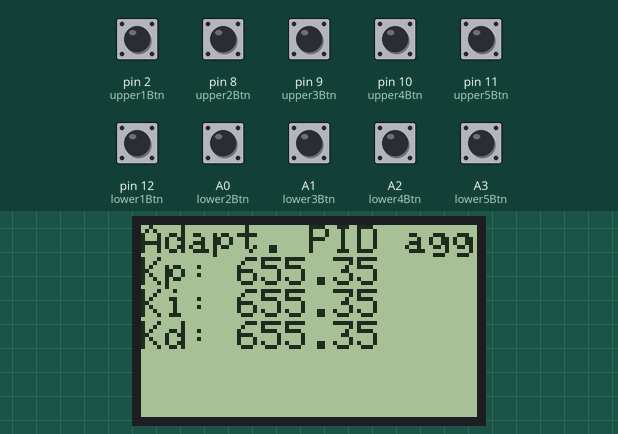
A sketch run on a simulated Arduino Uno, built with avr-gcc and run on an emulated ATmega328P. Parts: 84×48 one-colour display. The inputs (shaded band) are chosen by the test bench; at power-on: A0 (lower2Btn), A1 (lower3Btn), A2 (lower4Btn), A3 (lower5Btn), pin 2 (upper1Btn), pin 8 (upper2Btn), pin 9 (upper3Btn), pin 10 (upper4Btn), pin 11 (upper5Btn), pin 12 (lower1Btn) LOW. EEPROM starts erased; what the sketch prints to the serial monitor is not drawn.

Above: at 1.2 s.
1.3 s: pin 2 (upper1Btn) pulled HIGH for 0.15 s
At 2.4 s:
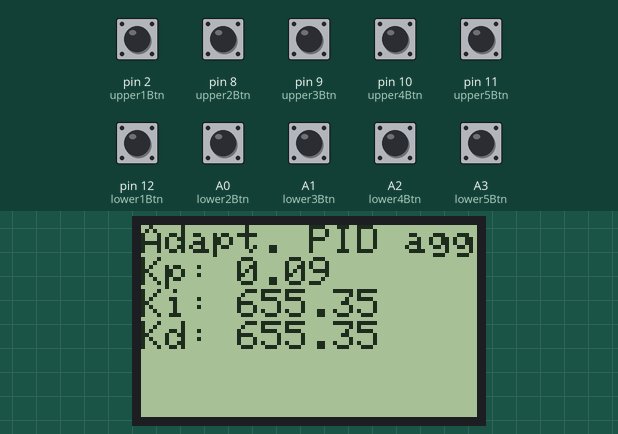
2.9 s: pin 11 (upper5Btn) pulled HIGH for 0.15 s
At 3.6 s:
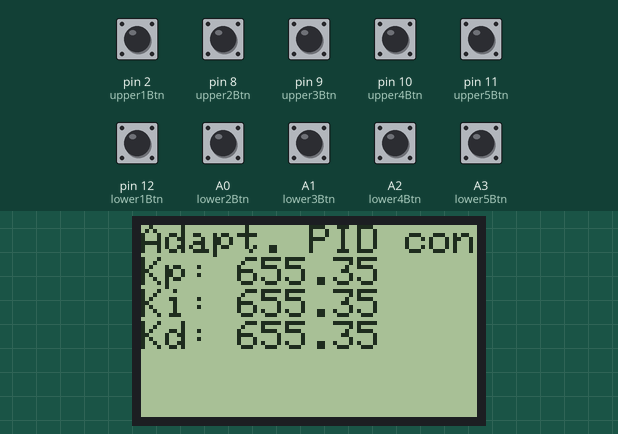
4.5 s: pin 11 (upper5Btn) pulled HIGH for 1 s
At 6.0 s:
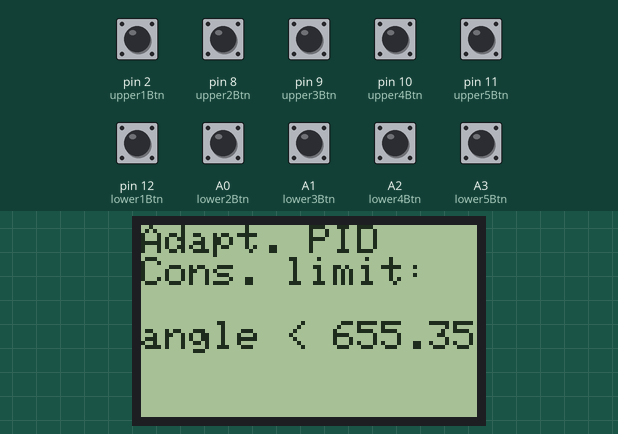
7.0 s: pin 11 (upper5Btn) pulled HIGH for 0.15 s
At 7.9 s:
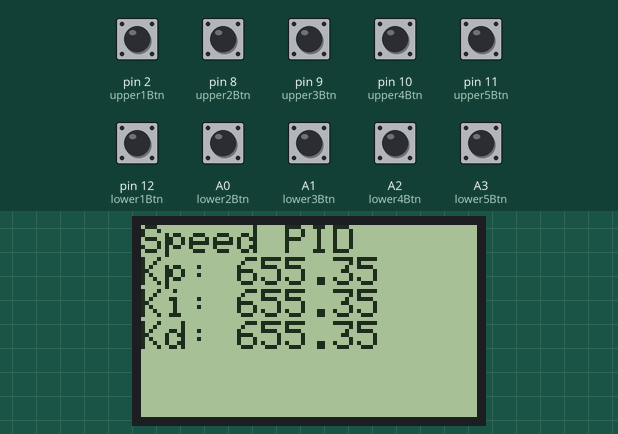
8.6 s: pin 11 (upper5Btn) pulled HIGH for 0.15 s
At 9.0 s:
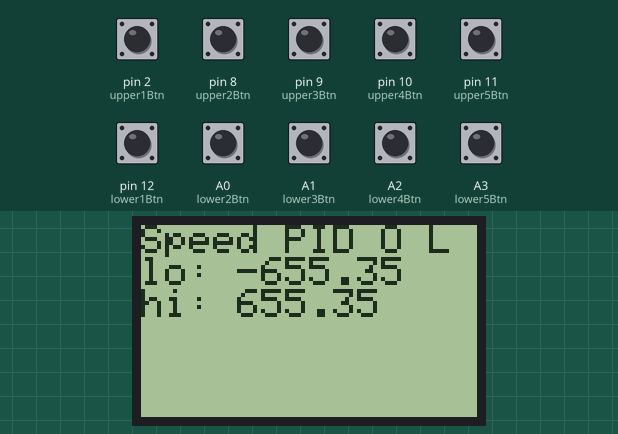
10.2 s: pin 11 (upper5Btn) pulled HIGH for 1 s
At 11.5 s:
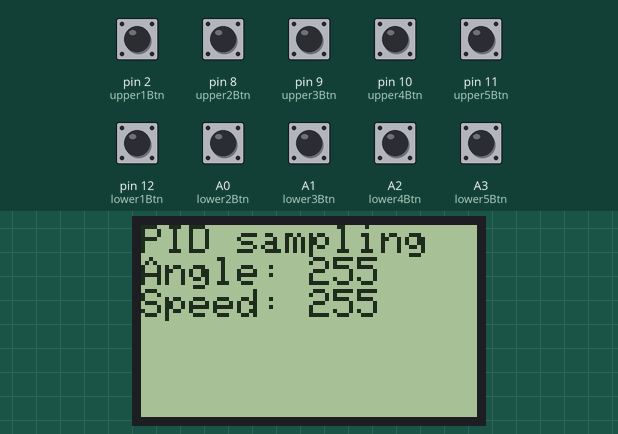
Timing chart, 0 to 13.2 s (numbered marks = the images above; inputs shaded):
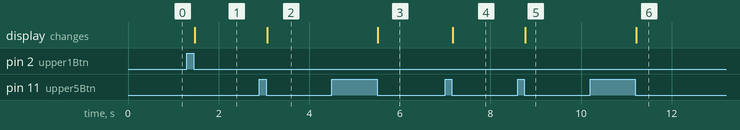

Measured:
- after the input at 1.3 s, the display: changes after 0.17 s (image 1)
- after the input at 2.9 s, the display: changes after 0.17 s (image 2)
- after the input at 4.5 s, the display: changes after 1.0 s (image 3)
- after the input at 7.0 s, the display: changes after 0.17 s (image 4)
- after the input at 8.6 s, the display: changes after 0.17 s (image 5)
- after the input at 10.2 s, the display: changes after 1.0 s (image 6)

The sketch:

selfbalancingrobot_console.ino
```cpp
#include <Adafruit_GFX.h>
#include <Adafruit_PCD8544.h>
#include <Button.h>        //github.com/JChristensen/Button
#include <EEPROM.h>
#include <Wire.h>

// pin 7 - Serial clock out (SCLK)
// pin 6 - Serial data out (DIN)
// pin 5 - Data/Command select (D/C)
// pin 4 - LCD chip select (CS)
// pin 3 - LCD reset (RST)
Adafruit_PCD8544 display = Adafruit_PCD8544(7, 6, 5, 4, 3);

#define NUMFLAKES 10
#define XPOS 0
#define YPOS 1
#define DELTAY 2

#define LOGO16_GLCD_HEIGHT 16
#define LOGO16_GLCD_WIDTH  16
static unsigned char __attribute__ ((progmem)) logo16_glcd_bmp[]={
  0x30, 0xf0, 0xf0, 0xf0, 0xf0, 0x30, 0xf8, 0xbe, 0x9f, 0xff, 0xf8, 0xc0, 0xc0, 0xc0, 0x80, 0x00,
  0x20, 0x3c, 0x3f, 0x3f, 0x1f, 0x19, 0x1f, 0x7b, 0xfb, 0xfe, 0xfe, 0x07, 0x07, 0x07, 0x03, 0x00, };

struct Configure {
  word speedPIDKp;
  word speedPIDKi;
  word speedPIDKd;
  word speedPidOutputLowerLimit;
  word speedPidOutputHigherLimit;
  word anglePIDAggKp;
  word anglePIDAggKi;
  word anglePIDAggKd;
  word anglePIDConKp;
  word anglePIDConKi;
  word anglePIDConKd;
  word anglePIDLowerLimit;
  uint8_t anglePIDSampling;
  uint8_t speedPIDSampling;
  uint8_t angleSensorSampling;
  uint8_t motorSpeedSensorSampling;
  uint8_t v1;
  uint8_t v2;
  uint8_t v3;
  uint8_t v4;
};
Configure configuration = {
  1,2,3,4,5,6,7,8,9,10,11,12,13,14};

enum screen {
  optionsAdaptivePIDAggressive = 0,
  optionsAdaptivePIDConservative,
  optionsAdaptivePIDLimits,
  optionsSpeedPID,
  optionsSpeedPIDOutputLimits,
  optionsPIDSampling,
  optionsSensorSampling,

};

uint8_t numberOfScreens = 7;
screen activeScreen = optionsAdaptivePIDAggressive;
uint8_t activeScreenIndex = 0;

Button upper1Btn(2, false, false, 100);
Button upper2Btn(8, false, false, 100);
Button upper3Btn(9, false, false, 100);
Button upper4Btn(10, false, false, 100);
Button upper5Btn(11, false, false, 100);
Button lower1Btn(12, false, false, 100);
Button lower2Btn(A0, false, false, 100);
Button lower3Btn(A1, false, false, 100);
Button lower4Btn(A2, false, false, 100);
Button lower5Btn(A3, false, false, 100);


void setup()   {
  Serial.begin(9600);
  Serial.println("setup");

  loadConfig();
  initI2C();

  display.begin();

  drawScreen();
}
void loop() {
  upper1Btn.read();
  upper2Btn.read();
  upper3Btn.read();
  upper4Btn.read();
  upper5Btn.read();
  lower1Btn.read();
  lower2Btn.read();
  lower3Btn.read();
  lower4Btn.read();
  lower5Btn.read();

  // switch screen
  if (upper5Btn.wasReleased()) {
    activeScreen = (screen)((activeScreen+1)%numberOfScreens);
  }
  if (lower5Btn.wasReleased()){
    if (activeScreen == 0)
      activeScreen = (screen)(numberOfScreens-1);
    else
      activeScreen = (screen)(activeScreen-1);
  }

  // parameterIncrement. specifies if fine or rough paramater incrementations are used.
  float parameterIncrement = 10;
  if (lower4Btn.isPressed())
    parameterIncrement = 1;
  else if (upper4Btn.isPressed())
    parameterIncrement = 100;

  // do the button stuff for every scrren
  switch (activeScreen) {
  case optionsAdaptivePIDAggressive:
    if (upper1Btn.wasReleased())
      configuration.anglePIDAggKp += parameterIncrement;
    if (lower1Btn.wasReleased())
      configuration.anglePIDAggKp -= parameterIncrement;

    if (upper2Btn.wasReleased())
      configuration.anglePIDAggKi += parameterIncrement;
    if (lower2Btn.wasReleased())
      configuration.anglePIDAggKi -= parameterIncrement;

    if (upper3Btn.wasReleased())
      configuration.anglePIDAggKd += parameterIncrement;
    if (lower3Btn.wasReleased())
      configuration.anglePIDAggKd -= parameterIncrement;
    break;

  case optionsAdaptivePIDConservative:
    if (upper1Btn.wasReleased())
      configuration.anglePIDConKp += parameterIncrement;
    if (lower1Btn.wasReleased())
      configuration.anglePIDConKp -= parameterIncrement;

    if (upper2Btn.wasReleased())
      configuration.anglePIDConKi += parameterIncrement;
    if (lower2Btn.wasReleased())
      configuration.anglePIDConKi -= parameterIncrement;

    if (upper3Btn.wasReleased())
      configuration.anglePIDConKd += parameterIncrement;
    if (lower3Btn.wasReleased())
      configuration.anglePIDConKd -= parameterIncrement;
    break;

  case optionsAdaptivePIDLimits:
    if (upper1Btn.wasReleased())
      configuration.anglePIDLowerLimit += parameterIncrement;
    if (lower1Btn.wasReleased())
      configuration.anglePIDLowerLimit -= parameterIncrement;
    break;

  case optionsSpeedPID:
    if (upper1Btn.wasReleased())
      configuration.speedPIDKp += parameterIncrement;
    if (lower1Btn.wasReleased())
      configuration.speedPIDKp -= parameterIncrement;

    if (upper2Btn.wasReleased())
      configuration.speedPIDKi += parameterIncrement;
    if (lower2Btn.wasReleased())
      configuration.speedPIDKi -= parameterIncrement;

    if (upper3Btn.wasReleased())
      configuration.speedPIDKd += parameterIncrement;
    if (lower3Btn.wasReleased())
      configuration.speedPIDKd -= parameterIncrement;
    break;

  case optionsSpeedPIDOutputLimits:
    if (upper1Btn.wasReleased())
      configuration.speedPidOutputLowerLimit += parameterIncrement;
    if (lower1Btn.wasReleased())
      configuration.speedPidOutputLowerLimit -= parameterIncrement;
    if (upper2Btn.wasReleased())
      configuration.speedPidOutputHigherLimit += parameterIncrement;
    if (lower2Btn.wasReleased())
      configuration.speedPidOutputHigherLimit -= parameterIncrement;
    break;

  case optionsPIDSampling:
    if (upper1Btn.wasReleased())
      configuration.anglePIDSampling += (int)(parameterIncrement/10);
    if (lower1Btn.wasReleased())
      configuration.anglePIDSampling -= (int)(parameterIncrement/10);

    if (upper2Btn.wasReleased())
      configuration.speedPIDSampling += (int)(parameterIncrement/10);
    if (lower2Btn.wasReleased())
      configuration.speedPIDSampling -= (int)(parameterIncrement/10);
    break;

  case optionsSensorSampling:
    if (upper1Btn.wasReleased())
      configuration.angleSensorSampling += (int)(parameterIncrement/10);
    if (lower1Btn.wasReleased())
      configuration.angleSensorSampling -= (int)(parameterIncrement/10);

    if (upper2Btn.wasReleased())
      configuration.motorSpeedSensorSampling += (int)(parameterIncrement/10);
    if (lower2Btn.wasReleased())
      configuration.motorSpeedSensorSampling -= (int)(parameterIncrement/10);
    break;

  }
  if (upper1Btn.wasReleased() || upper2Btn.wasReleased() || upper3Btn.wasReleased() || upper4Btn.wasReleased() || upper5Btn.wasReleased()
    || lower1Btn.wasReleased() || lower2Btn.wasReleased() || lower3Btn.wasReleased() || lower4Btn.wasReleased() || lower5Btn.wasReleased()) {
    drawScreen();
    saveConfig();
    debugConfiguration();
  }
}
void drawScreen() {
  Serial.print("activeScreen: ");
  Serial.println(activeScreen);

  display.clearDisplay();
  display.setTextSize(0.2);
  display.setTextColor(BLACK);
  display.setCursor(0,0);

  switch (activeScreen) {
  case   optionsAdaptivePIDAggressive:
    display.println("Adapt. PID agg");
    display.print("Kp: ");
    display.println((float)configuration.anglePIDAggKp / 100);
    display.print("Ki: ");
    display.println((float)configuration.anglePIDAggKi / 100);
    display.print("Kd: ");
    display.print((float)configuration.anglePIDAggKd / 100);
    break;
  case   optionsAdaptivePIDConservative:
    display.println("Adapt. PID con");
    display.print("Kp: ");
    display.println((float)configuration.anglePIDConKp / 100);
    display.print("Ki: ");
    display.println((float)configuration.anglePIDConKi / 100);
    display.print("Kd: ");
    display.print((float)configuration.anglePIDConKd / 100);
    break;
  case   optionsAdaptivePIDLimits:
    display.println("Adapt. PID");
    display.println("Cons. limit:\n");
    display.print("angle < ");
    display.print((float)configuration.anglePIDLowerLimit / 100);
    break;
  case   optionsSpeedPID:
    display.println("Speed PID");
    display.print("Kp: ");
    display.println((float)configuration.speedPIDKp / 100);
    display.print("Ki: ");
    display.println((float)configuration.speedPIDKi / 100);
    display.print("Kd: ");
    display.print((float)configuration.speedPIDKd / 100);
    break;
  case   optionsSpeedPIDOutputLimits:
    display.println("Speed PID O L");
    display.print("lo: -");
    display.println((float)configuration.speedPidOutputLowerLimit / 100);
    display.print("hi: ");
    display.print((float)configuration.speedPidOutputHigherLimit / 100);
    break;
  case   optionsPIDSampling:
    display.println("PID sampling");
    display.print("Angle: ");
    display.println(configuration.anglePIDSampling);
    display.print("Speed: ");
    display.println(configuration.speedPIDSampling);
    break;
  case   optionsSensorSampling:
    display.println("Sensor samplin\n");
    display.print("Angle: ");
    display.println(configuration.angleSensorSampling);
    display.print("Motors: ");
    display.println(configuration.motorSpeedSensorSampling);
    break;
  }

  display.display();
}
void debugConfiguration() {
  Serial.print("anglePIDAggKp: ");
  Serial.println(configuration.anglePIDAggKp);
  Serial.print("anglePIDAggKi: ");
  Serial.println(configuration.anglePIDAggKi);
  Serial.print("anglePIDAggKd: ");
  Serial.println(configuration.anglePIDAggKd);
}
```

eeprom_store.ino
```cpp
// ID of the settings block
#define CONFIG_VERSION "ls1"

// Tell it where to store your config data in EEPROM
#define CONFIG_START 32

void loadConfig() {
  // To make sure there are settings, and they are YOURS!
  // If nothing is found it will use the default settings.
  /*if (//EEPROM.read(CONFIG_START + sizeof(settings) - 1) == settings.version_of_program[3] // this is '\0'
      EEPROM.read(CONFIG_START + sizeof(configuration) - 2) == configuration.version_of_program[2] &&
      EEPROM.read(CONFIG_START + sizeof(configuration) - 3) == configuration.version_of_program[1] &&
      EEPROM.read(CONFIG_START + sizeof(configuration) - 4) == configuration.version_of_program[0])
  { // reads settings from EEPROM*/
    for (unsigned int t=0; t<sizeof(configuration); t++)
      *((char*)&configuration + t) = EEPROM.read(CONFIG_START + t);
  /*} else {
    // settings aren't valid! will overwrite with default settings
    saveConfig();
  }*/
}

void saveConfig() {
  for (unsigned int t=0; t<sizeof(configuration); t++)
  { // writes to EEPROM
    EEPROM.write(CONFIG_START + t, *((char*)&configuration + t));
    // and verifies the data
    if (EEPROM.read(CONFIG_START + t) != *((char*)&configuration + t))
    {
      // error writing to EEPROM
    }
  }
}
```

i2c.ino
```cpp
/* I2C */
#define  SLAVE_ADDRESS 0x20  //slave address, any number from 0x01 to 0x7F
#define  REG_MAP_SIZE 32
byte msg[REG_MAP_SIZE];

/*
  word anglePIDAggKp;
 word anglePIDAggKi;
 word anglePIDAggKd;
 word anglePIDConKp;
 word anglePIDConKi;
 word anglePIDConKd;
 word anglePIDLowerLimit;
 word motorPIDKp;
 word motorPIDKi;
 word motorPIDKd;
 uint8_t anglePIDSampling;
 uint8_t motorsPIDSampling;
 uint8_t angleSensorSampling;
 uint8_t motorSpeedSensorSampling;
 char version_of_program[4];

 10*16 + 8*4 + 8*4 = 224
 384/8 = 28

 */

union uu {
  Configure configuration;
  unsigned char bytes[REG_MAP_SIZE];
}
configurationUnion;

void initI2C() {
  /* I2C slave init*/
  Wire.begin(SLAVE_ADDRESS);
  Wire.onRequest(requestEvent);
}
void requestEvent() {
  //byte* msg = reinterpret_cast<byte*>(&configuration);
  Serial.println("requestEvent");
  configurationUnion.configuration = configuration;
  int i;
  for (i=0; i<REG_MAP_SIZE; i++) {
    msg[i] = configurationUnion.bytes[i];
    //msg[i] = i;
  }
  //Wire.write(msg, REG_MAP_SIZE);
  Wire.write(reinterpret_cast<byte*>(&configuration), REG_MAP_SIZE);

  Serial.println("requestEvent done");
  //Serial.println(msg, HEX);

  /*char[] msg = reinterpret_cast<char[]>(&configuration);
  Serial.println(msg, HEX);
  */
  /*for (i=0; i<REG_MAP_SIZE; i++) {
   Serial.print((uint8_t)msg[i]);
   Serial.print(" ");
   }*/
  Serial.println();
}
```
